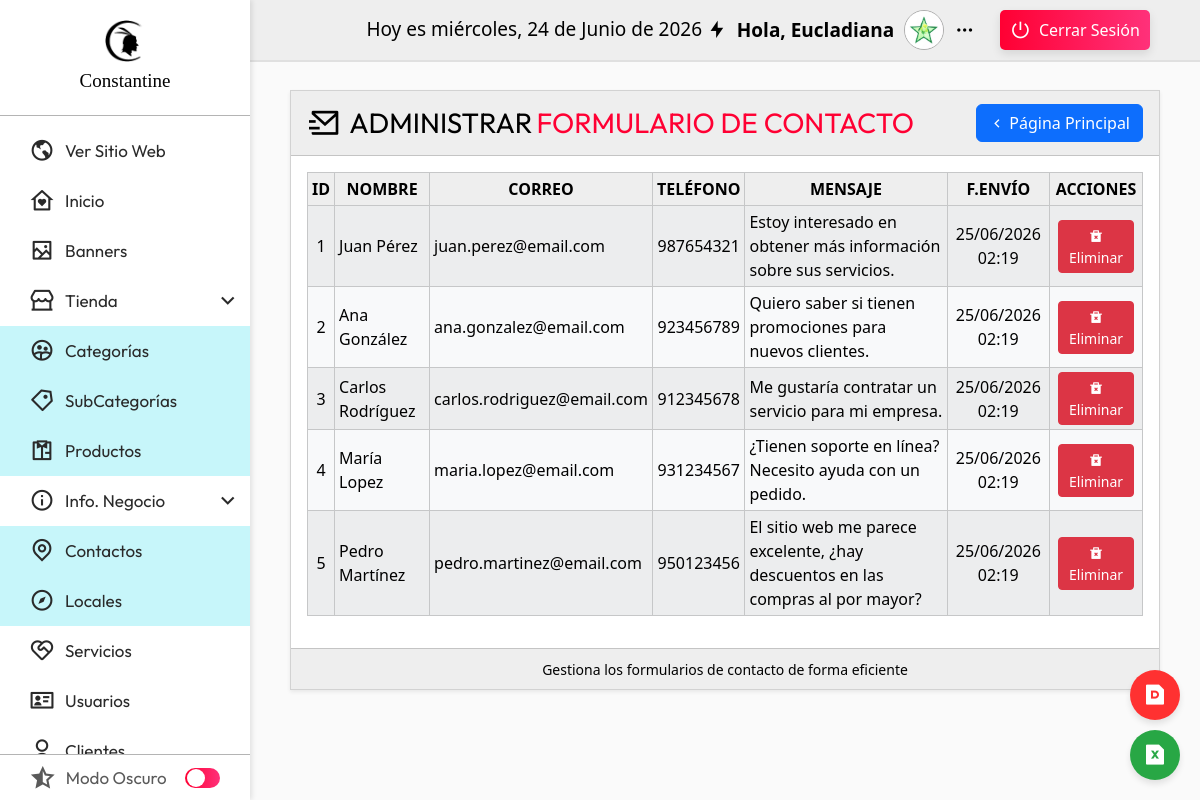
/admin/seccion/mensajes/index.php (signed in), run on the app's committed database.
### tables this page shows
CREATE TABLE formulario_contacto (
    id_form_contacto INT AUTO_INCREMENT PRIMARY KEY, 
    nombres VARCHAR(25) NOT NULL,
    apellidos VARCHAR(25) NOT NULL,
    telefono VARCHAR(15) NOT NULL,
    correo VARCHAR(50) NOT NULL,
    mensaje TEXT NOT NULL,
    terminos BOOLEAN NOT NULL,
    fecha_envio TIMESTAMP DEFAULT CURRENT_TIMESTAMP
);

### admin/seccion/mensajes/index.php (the view, shortened to what this page needs)
<?php
    include("../inicio/conexion.php");
    $sentencia = $conexion->prepare("SELECT * FROM formulario_contacto");
    $sentencia->execute();
    $listaContactos = $sentencia->fetchAll(PDO::FETCH_ASSOC);
    include("../../templates/header_admin.php");
?>
<div id="ventana_escritorio" class="card shadow-sm d-none d-lg-block rounded-0">
    <div class="card-header d-flex justify-content-between align-items-center rounded-0" style="color: var(--color_texto); background-color: var(--color_barra_superior);">
        <span class="titulo_categoria d-flex align-items-center gap-1 flex-wrap">
            <i class="ri-mail-send-line"></i>
            Administrar <span class="text_red">Formulario de Contacto</span>
        </span>
        <a name="atras" id="atras" class="btn btn-primary d-flex align-items-center gap-1" href="../inicio/" role="button">
            <i class="ri-arrow-left-s-line"></i> Página Principal
        </a>
    </div>
    <div class="card-body" style="color: var(--color_texto); background-color: var(--color_barra_lateral);">
        <div class="table-responsive">
            <table class="table table-sm table-light table-bordered table-hover align-middle table-striped">
                <thead>
                    <tr>
                        <th class="w-10 text-center">ID</th>
                        <th class="w-20 text-center">Nombre</th>
                        <th class="w-20 text-center">Correo</th>
                        <th class="w-20 text-center">Teléfono</th>
                        <th class="w-30 text-center">Mensaje</th>
                        <th class="w-10 text-center">F.Envío</th>
                        <th class="w-20 text-center">Acciones</th>
                    </tr>
                </thead>
                <tbody>
                    <?php foreach($listaContactos as $contacto) { ?>
                        <tr class="align-middle">
                            <td scope="row" class="text-center"><?php echo $contacto['id_form_contacto']; ?></td>
                            <td><?php echo $contacto['nombres'] . " " . $contacto['apellidos']; ?></td>
                            <td><?php echo $contacto['correo']; ?></td>
                            <td class="text-center"><?php echo $contacto['telefono']; ?></td>
                            <td><?php echo nl2br($contacto['mensaje']); ?></td>
                            <td class="text-center"><?php echo date("d/m/Y H:i", strtotime($contacto['fecha_envio'])); ?></td>
                            <td class="align-middle text-center">
                                <button <?php echo $permiso['eliminar']; ?> class="btn btn-danger btn-sm mx-1" onclick="confirmDelete(<?php echo $contacto['id_form_contacto']; ?>)">
                                    <i class="ri-delete-bin-2-fill"></i> Eliminar
                                </button>
                            </td>
                        </tr>
                    <?php } ?>
                </tbody>
            </table>
        </div>
    </div>
    <div class="card-footer text-center rounded-0" style="color: var(--color_texto); background-color: var(--color_barra_superior);">
        <small>Gestiona los formularios de contacto de forma eficiente</small>
    </div>
</div>
<div class="main_botones_flotantes">
        <div class="botones_fixed">
            <li>
                <a class="boton_pdf" href="generar-pdf.php">
                    <i class="ri-file-pdf-fill"></i>
                </a>
            </li>
            <li>
                <a class="boton_excel" href="generar-excel.php">
                    <i class="ri-file-excel-fill"></i>
                </a>
            </li>
        </div>
    </div>
<?php include("../../templates/footer_admin.php"); ?>

### admin/css/header.css (style rules this page uses)
:root { --nav_font: 'Outfit','Segoe UI', Tahoma, Geneva, Verdana, sans-serif; --titulo_font: "Outfit", sans-serif; --logo_font: "BankGothic"; --color_primario: #000000; --color_secundario: #FF0033; --color_blanco: #ffebeb; --titulo_cuerpo: 30px; --subtitulo_cuerpo: 20px; --parrafo_cuerpo: 15px; --titulo_lista: 23px; --color_barra_lateral:rgb(255,255,255); --color_barra_superior:rgb(238,238,238); --color_texto: rgb(0,0,0); --color_texto_menu:rgb(42, 42, 42); --color_menu_hover:rgb(238,238,238); --color_menu_hover_texto:rgb(0,0,0); --color_submenu_bg: #c7f6fa; --color_boton: #FF0033; --color_boton_hover: rgb(0,0,0); --color_boton_texto:rgb(255,255,255); --color_hover_modulo: linear-gradient(to left, #FF317A, var(--color_secundario)); --color_linea:rgb(180,180,180); --color_switch_base :rgb(201,202,206); --color_switch_circulo:rgb(148, 148, 148); --color_scroll:rgb(192,192,192); --color_scroll_hover:rgb(134,134,134); --color_main_bg: rgb(250, 250, 250); --color_main_text: rgb(0, 0, 0); }
* { margin: 0; padding: 0; box-sizing: border-box; }
body { height: 100vh; width: 100%; }
.text_red { color: var(--color_secundario); }
.titulo_categoria { font-family: var(--titulo_font); font-size: 28px; text-transform: uppercase; }
.titulo_categoria i { font-size: 2rem; margin-right: 5px; }
.table thead tr { background: var(--color_barra_superior); }
.table thead th { background: transparent; text-transform: uppercase; }
.main_botones_flotantes { position: fixed; bottom: 20px; right: 20px; display: flex; flex-direction: column; gap: 10px; z-index: 1000; }
.botones_fixed { display: flex; flex-direction: column; gap: 10px; }
.botones_fixed li { list-style-type: none; }
.botones_fixed a { display: flex; justify-content: center; align-items: center; width: 50px; height: 50px; border-radius: 50%; color: #fff; text-align: center; box-shadow: 0px 4px 6px rgba(0, 0, 0, 0.1); transition: background-color 0.3s ease; text-decoration: none; }
.boton_pdf { background-color: #ff3131; }
.boton_excel { background-color: #28a745; }
.botones_fixed i { font-size: 24px; }

### data on the page
formulario_contacto: id_form_contacto "1", nombres "Juan", apellidos "Pérez", correo "juan.perez@email.com", telefono "987654321", mensaje "Estoy interesado en obtener más información sobre sus servicios.", fecha_envio "25/06/2026 02:19"
formulario_contacto: id_form_contacto "2", nombres "Ana", apellidos "González", correo "ana.gonzalez@email.com", telefono "923456789", mensaje "Quiero saber si tienen promociones para nuevos clientes.", fecha_envio "25/06/2026 02:19"
formulario_contacto: id_form_contacto "3", nombres "Carlos", apellidos "Rodríguez", correo "carlos.rodriguez@email.com", telefono "912345678", mensaje "Me gustaría contratar un servicio para mi empresa.", fecha_envio "25/06/2026 02:19"
formulario_contacto: id_form_contacto "4", nombres "María", apellidos "Lopez", correo "maria.lopez@email.com", telefono "931234567", mensaje "¿Tienen soporte en línea? Necesito ayuda con un pedido.", fecha_envio "25/06/2026 02:19"
formulario_contacto: id_form_contacto "5", nombres "Pedro", apellidos "Martínez", correo "pedro.martinez@email.com", telefono "950123456", mensaje "El sitio web me parece excelente, ¿hay descuentos en las compras al por mayor?", fecha_envio "25/06/2026 02:19"

### other printed values
fechaC() "Hoy es miércoles, 24 de Junio de 2026"
$_SESSION['nombres'] "Eucladiana"
